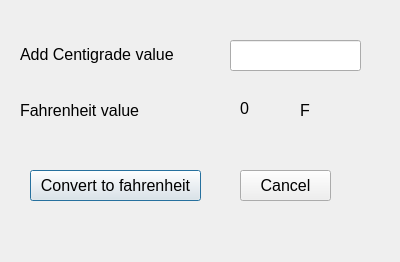
<?xml version="1.0" encoding="UTF-8"?>
<ui version="4.0">
 <class>centofara</class>
 <widget class="QDialog" name="centofara">
  <property name="geometry">
   <rect>
    <x>0</x>
    <y>0</y>
    <width>400</width>
    <height>262</height>
   </rect>
  </property>
  <property name="windowTitle">
   <string>Dialog</string>
  </property>
  <widget class="QLabel" name="label">
   <property name="geometry">
    <rect>
     <x>20</x>
     <y>39</y>
     <width>201</width>
     <height>31</height>
    </rect>
   </property>
   <property name="font">
    <font>
     <pointsize>12</pointsize>
    </font>
   </property>
   <property name="text">
    <string>Add Centigrade value</string>
   </property>
  </widget>
  <widget class="QLabel" name="label_2">
   <property name="geometry">
    <rect>
     <x>20</x>
     <y>100</y>
     <width>201</width>
     <height>21</height>
    </rect>
   </property>
   <property name="font">
    <font>
     <pointsize>12</pointsize>
    </font>
   </property>
   <property name="text">
    <string>Fahrenheit value</string>
   </property>
  </widget>
  <widget class="QLabel" name="label_3">
   <property name="geometry">
    <rect>
     <x>240</x>
     <y>100</y>
     <width>47</width>
     <height>16</height>
    </rect>
   </property>
   <property name="font">
    <font>
     <pointsize>12</pointsize>
    </font>
   </property>
   <property name="text">
    <string>0</string>
   </property>
  </widget>
  <widget class="QLabel" name="label_4">
   <property name="geometry">
    <rect>
     <x>300</x>
     <y>100</y>
     <width>101</width>
     <height>20</height>
    </rect>
   </property>
   <property name="font">
    <font>
     <pointsize>12</pointsize>
    </font>
   </property>
   <property name="text">
    <string>F</string>
   </property>
  </widget>
  <widget class="QLineEdit" name="lineEdit">
   <property name="geometry">
    <rect>
     <x>230</x>
     <y>40</y>
     <width>131</width>
     <height>31</height>
    </rect>
   </property>
  </widget>
  <widget class="QPushButton" name="pushButton">
   <property name="geometry">
    <rect>
     <x>30</x>
     <y>170</y>
     <width>171</width>
     <height>31</height>
    </rect>
   </property>
   <property name="font">
    <font>
     <pointsize>12</pointsize>
    </font>
   </property>
   <property name="text">
    <string>Convert to fahrenheit</string>
   </property>
  </widget>
  <widget class="QPushButton" name="pushButton_2">
   <property name="geometry">
    <rect>
     <x>240</x>
     <y>170</y>
     <width>91</width>
     <height>31</height>
    </rect>
   </property>
   <property name="font">
    <font>
     <pointsize>12</pointsize>
    </font>
   </property>
   <property name="text">
    <string>Cancel</string>
   </property>
  </widget>
 </widget>
 <resources/>
 <connections/>
</ui>
